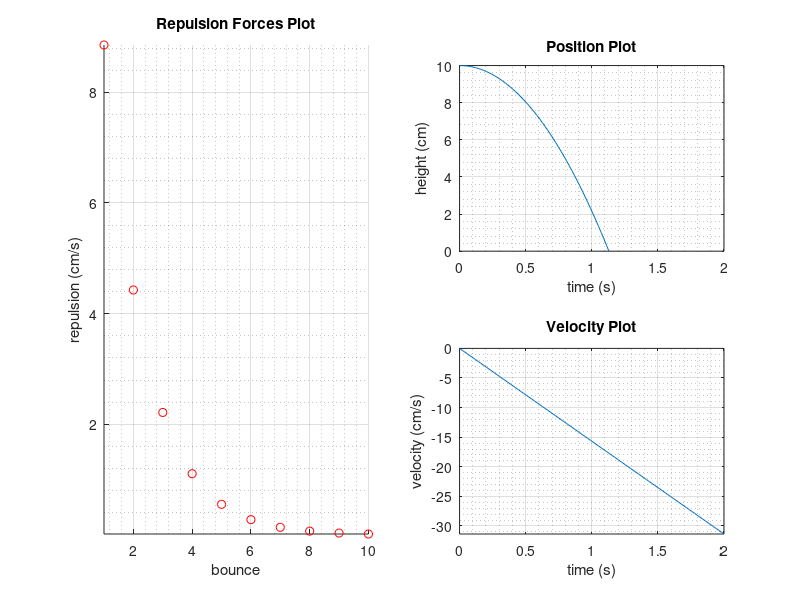

This chart was generated by the following MATLAB code:
function ControlledFalling()
	clc;
	printf('Parameters:\n\n');

	duration = 2;
	delta = 0.016;
	xInit = 10;
	vInit = 0;
	gGlob = -980;
	bounces = 10;
	printf('Duration      : %.1f s\n', duration);
	printf('Delta Step    : %.3f s\n', delta);
	printf('Initial Height: %.1f cm\n', xInit);
	printf('Gravity Accel : %.1f cm/s^2\n', gGlob);
	printf('Bounce Simuls : %d bounces\n', bounces);

	t = linspace(0, duration, 100);

	x = @(t, x0, v0) x0 + v0 * t + 0.5 * gGlob * delta * t.^2; # x
	v = @(t, v0)     v0 + gGlob * delta * t;                   # x'
	a =              gGlob * delta;                            # x''

	# Collision time equation
	ct = @(x0, v0) (-v0 - sqrt(v0.^2 - 2 * a * x0)) / a;
	printf('Initial Collision Time at: %.4f s\n', ct(xInit, vInit));

	# Bounce Simulation
	tAcum = 0;
	lastX = xInit;
	lastV = vInit;
	kinematicLoss = 0.5;
	reps = zeros(bounces, 1);
	for i = 1:bounces
		collisionTime = ct(lastX, lastV);
		tAcum += collisionTime;
		reps(i) = -v(collisionTime, lastV) * kinematicLoss;
		lastX = 0;
		lastV = reps(i);
		printf('%dst Collision Time at: %.4f s with %.4f cm/s\n', i, tAcum, reps(i));
	endfor

	# Figure Definition
	figure(1, 'position', [500 220 1200 600]);

	# Repulsion Forces Plot
	subplot(121);
	scatter(1:bounces, reps, 'r');
	title('Repulsion Forces Plot');
	xlabel('bounce');
	ylabel('repulsion (cm/s)');
	axis([1 bounces min(reps) max(reps)]);
	grid on;
	grid minor on;

	# Position Plot
	subplot(222);
	plot(t, x(t, xInit, vInit));
	title('Position Plot');
	xlabel('time (s)');
	ylabel('height (cm)');
	axis([0 duration 0 xInit]);
	grid on;
	grid minor on;

	# Velocity Plot
	subplot(224);
	plot(t, v(t, vInit));
	title('Velocity Plot');
	xlabel('time (s)');
	ylabel('velocity (cm/s)');
	axis([0 duration min(v(t, vInit)) 0]);
	grid on;
	grid minor on;
endfunction
